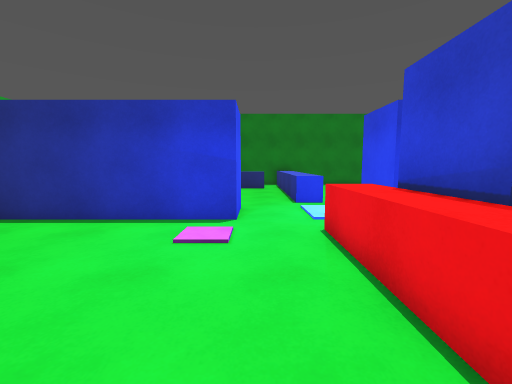
View 1 (above)

21 first-person views from a walk through a scene from a Unity 3-D project. The camera is 1.4 m above the floor, tilts 6° down and sees 90° across. The floor is counted in squares, 1 m on a side. Each view is taken from the middle of a square. On the plan, view 1 faces up. The plan holds only what a view shows up to about 13 squares ahead; the rest is blank. The place goes on beyond the plan. The player is left out.

View 2
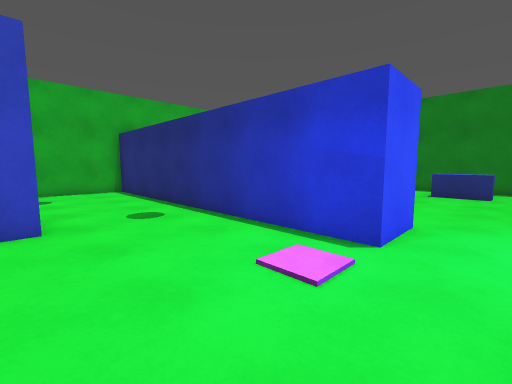

View 3
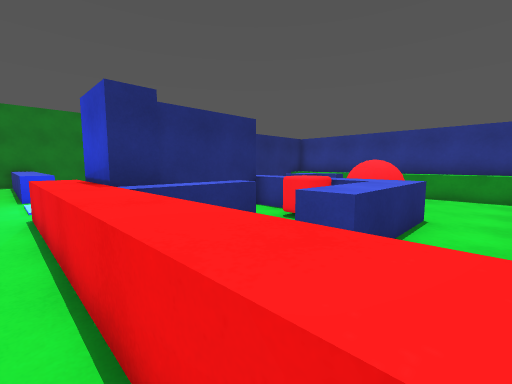

View 4
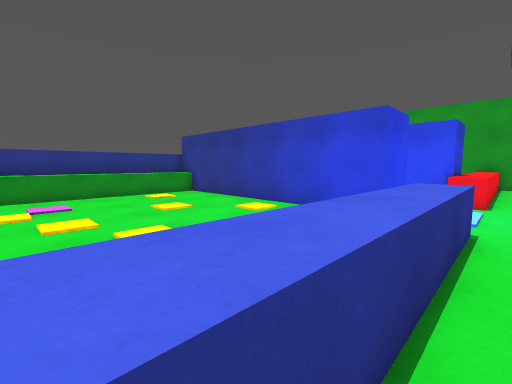

View 5
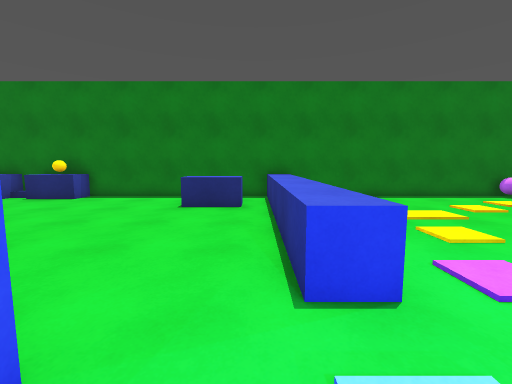

View 6
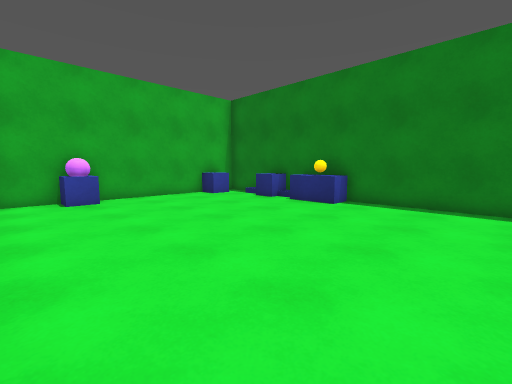

View 7
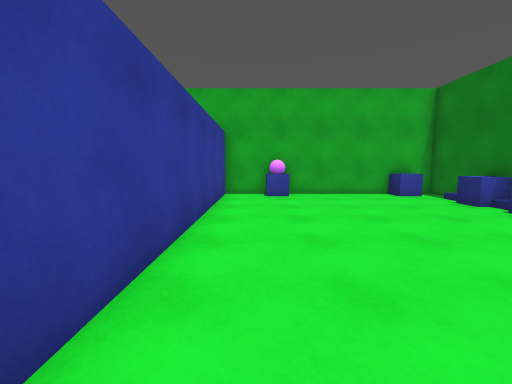

View 8
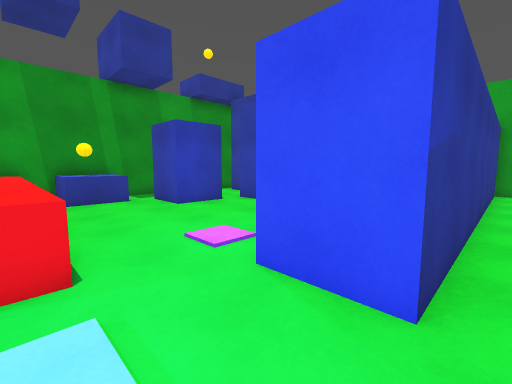

View 9
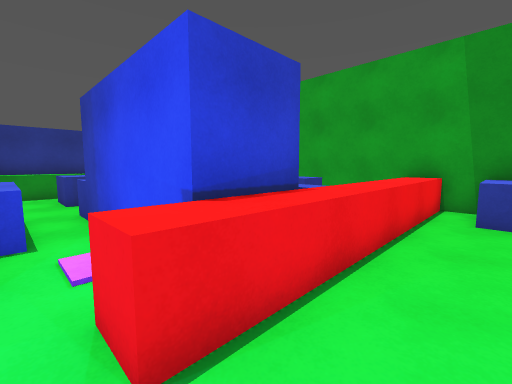

View 10
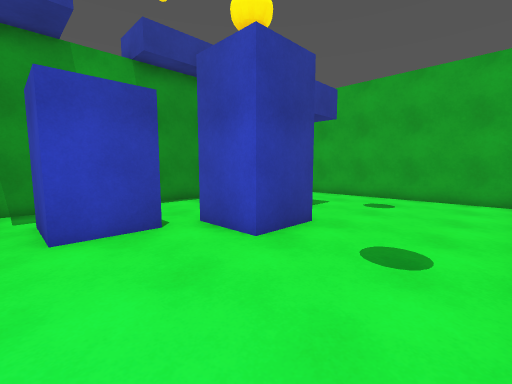

View 11
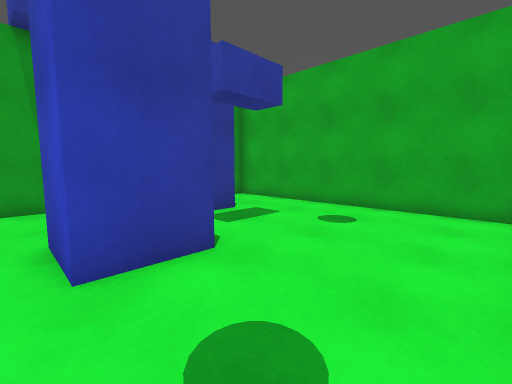

View 12
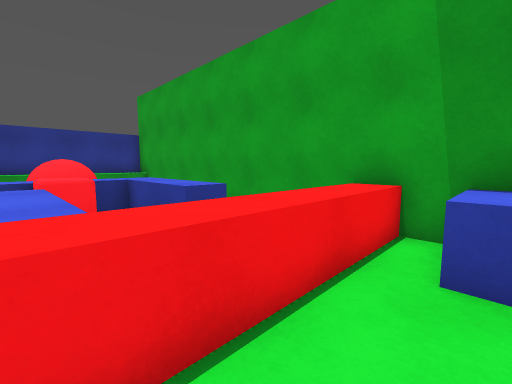

View 13
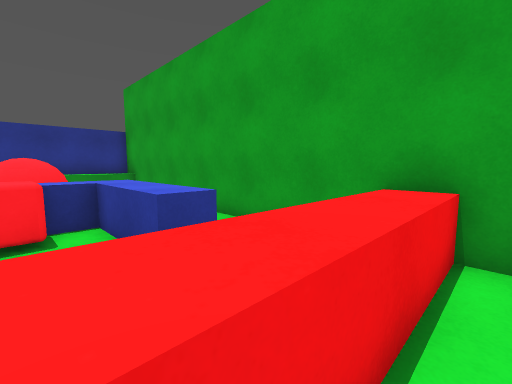

View 14
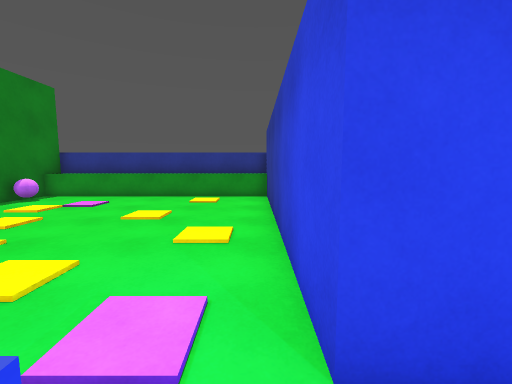

View 15
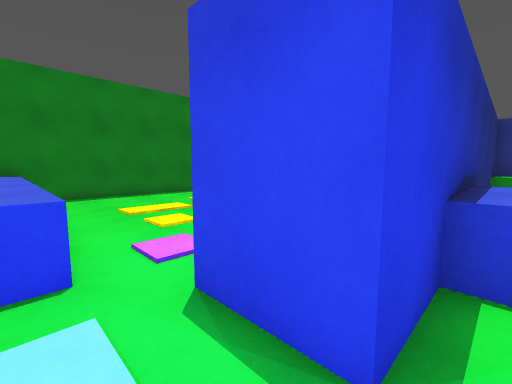

View 16
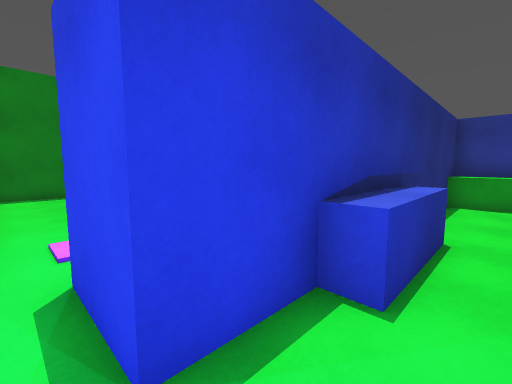

View 17
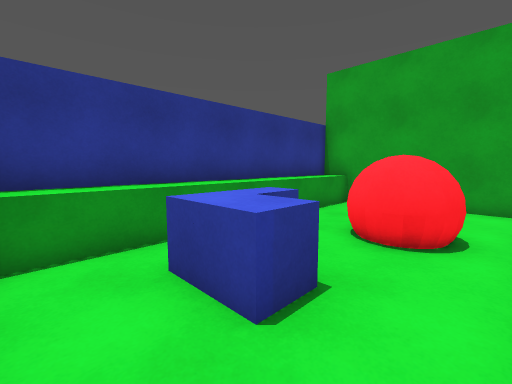

View 18
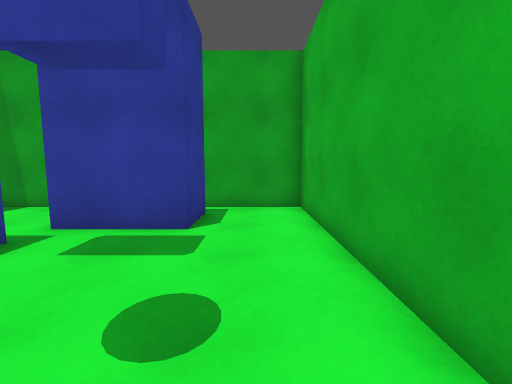

View 19
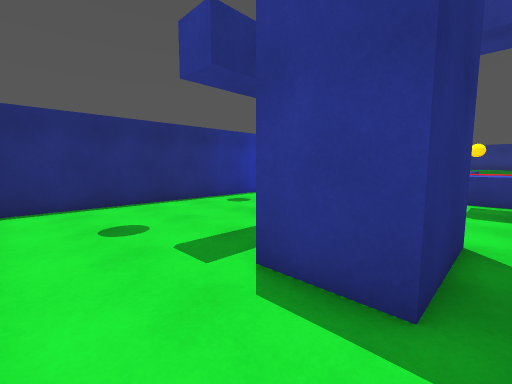

View 20
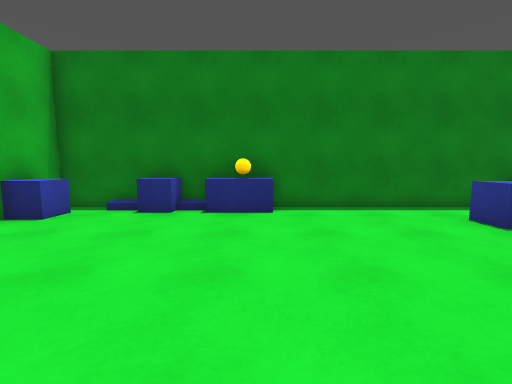

View 21
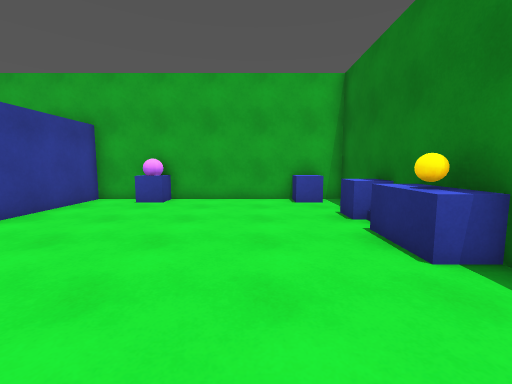

### Floor plan
Key: @ floor where view 1 was taken; # wall or solid block; . floor; / step, stairs or slope; ^ raised ledge; B blue block; C blue cube; R red ball; A ball; O other object.
Columns run from 14 left of view 1 to 15 right of it. Each row starts with its distance up from view 1.
 19 ############################^#
 18 #../C/AA........^.........O.^#
 17 #C..............^...........^#
 16 #............BB.^...........^#
 15 #...............^...........^#
 14 #...............^...........^#
 13 #...............^...........^#
 12 #...............^...........^#
 11 #C..............^...........^#
 10 #O..............^...........^#
  9 #...........................^#
  8 ##############....##########^#
  7 ##############....##########^#
  6 #...................^^^.....^#
  5 #...............^...........^#
  4 #...............^B####C..CB.^#
  3 #...............^B   .^...B ^#
  2 #......BB.......^B^^..^.... ^#
  1 #......BB.......^   .OO.RR. ^#
  0 #.........BB..@.^   ..^.RR..^#
 -1 #...###...BB....^  ^^^C.....^#
 -2 #...###......BB.^   ........^#
 -3 #............BB.^   ........^#
 -4 ############################^#

Positions as (right, up) in squares from view 1, and headings:
1: (0, 0), facing up
2: (1, 2), facing up-left
3: (1, -3), facing up-right
4: (1, 16), facing down-right
5: (1, 7), facing up
6: (-2, 9), facing up-left
7: (-1, 10), facing left
8: (2, 9), facing down-left
9: (0, 6), facing down-right
10: (-2, 6), facing down-left
11: (-5, 6), facing down-left
12: (0, 2), facing down-right
13: (1, 1), facing down-right
14: (2, 9), facing right
15: (2, 6), facing up-right
16: (3, 5), facing up-right
17: (9, 6), facing down-right
18: (-12, 5), facing down
19: (-13, -3), facing up-right
20: (-7, 10), facing up
21: (-3, 15), facing left
